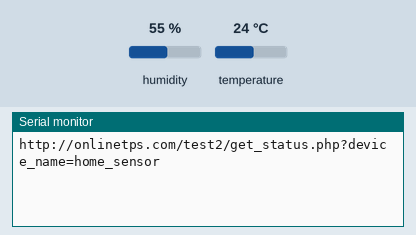
Recording of a sketch running on a simulated ESP32. Shown: the last lines printed to the serial monitor. The inputs (shaded band) are chosen by the test bench; at power-on: humidity 55 %, temperature 24 °C. WiFi joins after 1.5 s; servers stay silent unless stated; uploads are accepted with an empty reply.

Above: at 2.7 s.
2.8 s: humidity set to 22 %
At 4.5 s:
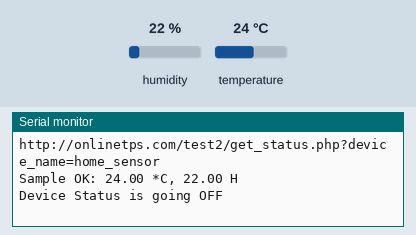
9.5 s: temperature set to 12 °C
At 13.0 s:
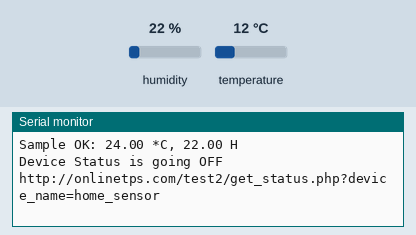
16.2 s: humidity set to 40 %
At 17.8 s:
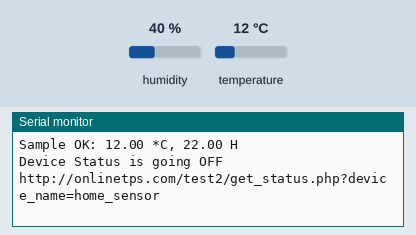

Measured:
- after the input at 2.8 s, the serial monitor: prints a new line after 0.95 s (image 1)

The sketch:

server_graphplot_esp32.ino
```cpp
// Include libraries
#include <WiFi.h>
#include <WiFiManager.h>
#include <DHT.h>
#include <HTTPClient.h>

// DHT Sensor settings
#define DHTPIN 2         // Pin where the DHT11 is connected
#define DHTTYPE DHT11    // DHT 11

DHT dht(DHTPIN, DHTTYPE);
float get_temperature, get_humidity; // Setting up variables
int delay_time = 3000; // Wait time to enter first record

// URLs for HTTP requests
String get_status_url = "http://onlinetps.com/test2/get_status.php";
String add_data_url = "http://onlinetps.com/test2/add_data.php";
WiFiServer server(80);  // Open port 80 for server connection

void setup() {
    Serial.begin(115200); // Initialise the serial communication
    delay(20);

    // Start WiFi Manager
    WiFiManager wifiManager;
    wifiManager.autoConnect("AutoConnectAP"); // Start captive portal

    // Starting the server
    server.begin();

    // Initialize DHT sensor
    dht.begin();
}

void loop() {
    String device_status = get_device_status("home_sensor");
    delay(2000);

    WiFiClient client = server.available();

    // Read temperature and humidity
    get_temperature = dht.readTemperature();
    get_humidity = dht.readHumidity();

    // Check if any reads failed and exit early (to try again).
    if (isnan(get_temperature) || isnan(get_humidity)) {
        Serial.println("Failed to read from DHT sensor!");
        return;
    }

    Serial.print("Sample OK: ");
    Serial.print(get_temperature); Serial.print(" *C, ");
    Serial.print(get_humidity); Serial.println(" H");

    // Check device status
    if (device_status == "1") {
        add_device_data(get_temperature, get_humidity);
    } else {
        Serial.println("Device Status is going OFF");
    }

    delay(delay_time);
}

// Function to add device data to the server
void add_device_data(float get_temperature, float get_humidity) {
    HTTPClient http;
    String url = add_data_url + "?temp=" + String(get_temperature) + "&humidity=" + String(get_humidity);
    http.begin(url);
    // GET method
    int httpCode = http.GET();
    String payload = http.getString();
    Serial.println(url);
    Serial.println(payload);
    http.end();
}

// Function to get the status of the device (ON or OFF)
String get_device_status(String device_name) {
    HTTPClient http;
    String url = get_status_url + "?device_name=" + device_name;
    http.begin(url);
    int httpCode = http.GET();
    String payload = http.getString();
    Serial.println(url);
    Serial.println(payload);
    return payload;
}
```
